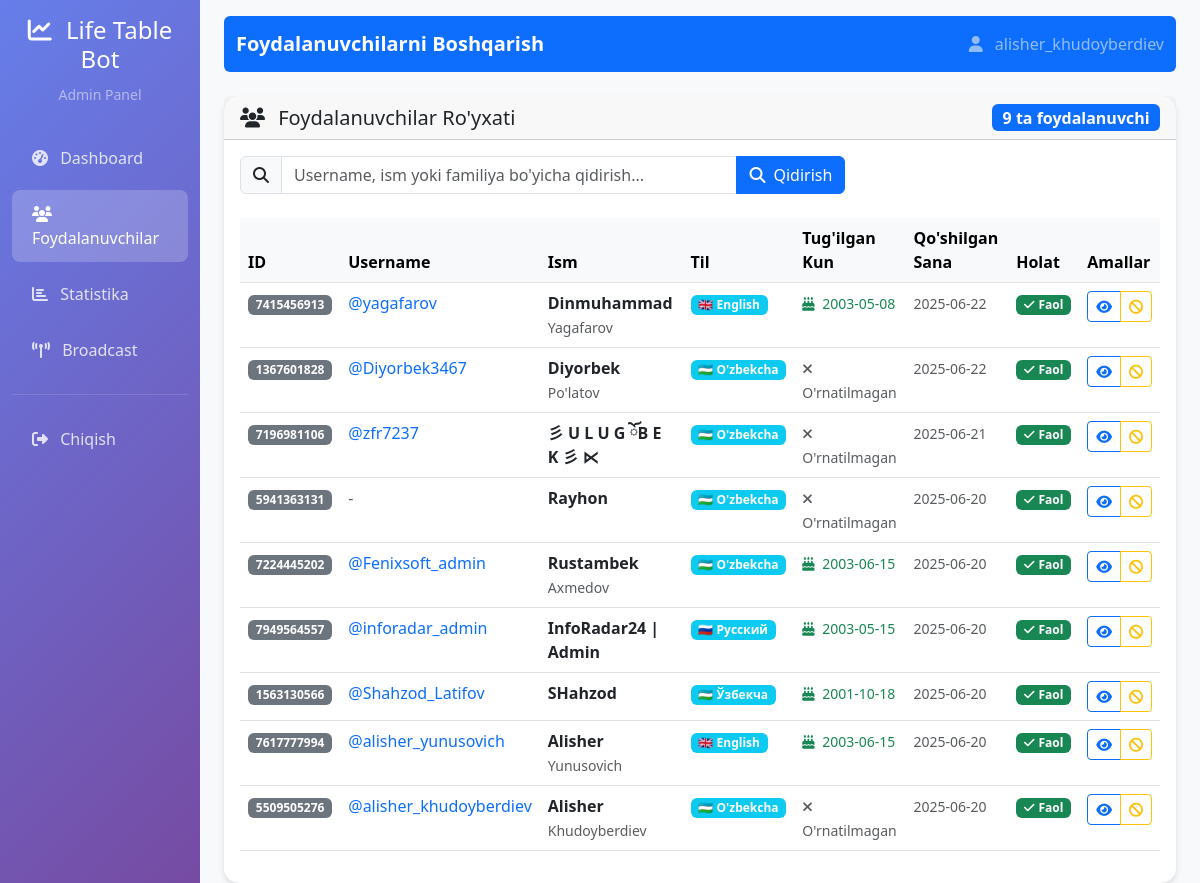
The app's page /users (signed in) with its own data.
### src/database/models.py (models this page shows)
class User(Base):
    __tablename__ = 'users'
    id = Column(Integer, primary_key=True)
    telegram_id = Column(Integer, unique=True, nullable=False)
    username = Column(String(100), nullable=True)
    first_name = Column(String(100), nullable=True)
    last_name = Column(String(100), nullable=True)
    language = Column(String(10), default='uz')
    join_date = Column(DateTime, default=datetime.utcnow)
    birthday = Column(DateTime, nullable=True)
    is_active = Column(Boolean, default=True)
    created_at = Column(DateTime, default=datetime.utcnow)
    updated_at = Column(DateTime, default=datetime.utcnow, onupdate=datetime.utcnow)

### web_admin/app.py (the view)
@app.route('/users')
@login_required
def users():
    page = request.args.get('page', 1, type=int)
    per_page = 20
    search = request.args.get('search', '')
    conn = get_bot_db()
    cursor = conn.cursor()
    if search:
        cursor.execute("""
            SELECT * FROM users
            WHERE username LIKE ? OR first_name LIKE ? OR last_name LIKE ?
            ORDER BY join_date DESC
            LIMIT ? OFFSET ?
        """, (f'%{search}%', f'%{search}%', f'%{search}%', per_page, (page - 1) * per_page))
    else:
        cursor.execute("""
            SELECT * FROM users
            ORDER BY join_date DESC
            LIMIT ? OFFSET ?
        """, (per_page, (page - 1) * per_page))
    users = cursor.fetchall()
    for user in users:
        user = dict(user)
        user['join_date'] = parse_date(user['join_date'])
        user['birthday'] = parse_date(user['birthday'])
    if search:
        cursor.execute("""
            SELECT COUNT(*) as count FROM users
            WHERE username LIKE ? OR first_name LIKE ? OR last_name LIKE ?
        """, (f'%{search}%', f'%{search}%', f'%{search}%'))
    else:
        cursor.execute("SELECT COUNT(*) as count FROM users")
    total = cursor.fetchone()['count']
    conn.close()
    return render_template('users.html',
                         users=users,
                         page=page,
                         per_page=per_page,
                         total=total,
                         search=search)

### web_admin/app.py (called while the page is built)
def login_required(f):
    @wraps(f)
    def decorated_function(*args, **kwargs):
        if 'admin_logged_in' not in session:
            return redirect(url_for('login'))
        return f(*args, **kwargs)
    return decorated_function

def get_bot_db():
    db_path = os.path.join(os.path.dirname(app.root_path), '..', 'bot_database.db')
    conn = sqlite3.connect(db_path)
    conn.row_factory = sqlite3.Row
    return conn

def parse_date(date_str):
    if not date_str: return None
    try:
        return datetime.fromisoformat(str(date_str).replace('Z', '+00:00'))
    except: return None

### web_admin/templates/users.html (shortened to what this page needs)
{% extends "base.html" %}
{% block page_title %}Foydalanuvchilarni Boshqarish{% endblock %}
{% block content %}
<div class="row">
    <div class="col-12">
        <div class="card">
            <div class="card-header">
                <div class="row align-items-center">
                    <div class="col">
                        <h5 class="card-title mb-0">
                            <i class="fas fa-users me-2"></i>
                            Foydalanuvchilar Ro'yxati
                        </h5>
                    </div>
                    <div class="col-auto">
                        <span class="badge bg-primary fs-6">{{ total }} ta foydalanuvchi</span>
                    </div>
                </div>
            </div>
            <div class="card-body">
                <form method="GET" class="mb-4">
                    <div class="row">
                        <div class="col-md-8">
                            <div class="input-group">
                                <span class="input-group-text">
                                    <i class="fas fa-search"></i>
                                </span>
                                <input type="text" class="form-control" name="search"
                                       value="{{ search }}" placeholder="Username, ism yoki familiya bo'yicha qidirish...">
                                <button class="btn btn-primary" type="submit">
                                    <i class="fas fa-search me-2"></i>Qidirish
                                </button>
                            </div>
                        </div>
                        <div class="col-md-4">
                        </div>
                    </div>
                </form>
                <div class="table-responsive">
                    <table class="table table-hover">
                        <thead class="table-light">
                            <tr>
                                <th>ID</th>
                                <th>Username</th>
                                <th>Ism</th>
                                <th>Til</th>
                                <th>Tug'ilgan Kun</th>
                                <th>Qo'shilgan Sana</th>
                                <th>Holat</th>
                                <th>Amallar</th>
                            </tr>
                        </thead>
                        <tbody>
                            {% for user in users %}
                            <tr>
                                <td>
                                    <span class="badge bg-secondary">{{ user.telegram_id }}</span>
                                </td>
                                <td>
                                    {% if user.username %}
                                        <a href="https://t.me/{{ user.username }}" target="_blank" class="text-decoration-none">
                                            @{{ user.username }}
                                        </a>
                                    {% else %}
                                        <span class="text-muted">-</span>
                                    {% endif %}
                                </td>
                                <td>
                                    {% if user.first_name %}
                                        <strong>{{ user.first_name }}</strong>
                                        {% if user.last_name %}
                                            <br><small class="text-muted">{{ user.last_name }}</small>
                                        {% endif %}
                                    {% else %}
                                        <span class="text-muted">-</span>
                                    {% endif %}
                                </td>
                                <td>
                                    {% set lang_names = {'uz': '🇺🇿 O\'zbekcha', 'uz_cyrl': '🇺🇿 Ўзбекча', 'ru': '🇷🇺 Русский', 'en': '🇬🇧 English'} %}
                                    <span class="badge bg-info">{{ lang_names.get(user.language, user.language) }}</span>
                                </td>
                                <td>
                                    {% if user.birthday %}
                                        <small class="text-success">
                                            <i class="fas fa-birthday-cake me-1"></i>
                                            {% if user.birthday is string %}
                                                {{ user.birthday[:10] if user.birthday else '-' }}
                                            {% else %}
                                                {{ user.birthday.strftime('%d.%m.%Y') if user.birthday else '-' }}
                                            {% endif %}
                                        </small>
                                    {% else %}
                                        <small class="text-muted">
                                            <i class="fas fa-times me-1"></i>
                                            O'rnatilmagan
                                        </small>
                                    {% endif %}
                                </td>
                                <td>
                                    <small class="text-muted">
                                        {% if user.join_date %}
                                            {% if user.join_date is string %}
                                                {{ user.join_date[:10] if user.join_date else '-' }}
                                            {% else %}
                                                {{ user.join_date.strftime('%d.%m.%Y %H:%M') if user.join_date else '-' }}
                                            {% endif %}
                                        {% else %}
                                            -
                                        {% endif %}
                                    </small>
                                </td>
                                <td>
                                    {% if user.is_active %}
                                        <span class="badge bg-success">
                                            <i class="fas fa-check me-1"></i>Faol
                                        </span>
                                    {% else %}
                                        <span class="badge bg-danger">
                                            <i class="fas fa-times me-1"></i>Faol emas
                                        </span>
                                    {% endif %}
                                </td>
                                <td>
                                    <div class="btn-group" role="group">
                                        <button type="button" class="btn btn-sm btn-outline-primary"
                                                onclick="viewUser({{ user.telegram_id }})"
                                                title="Batafsil ma'lumot">
                                            <i class="fas fa-eye"></i>
                                        </button>
                                        {% if user.is_active %}
                                            <button type="button" class="btn btn-sm btn-outline-warning"
                                                    onclick="toggleUserStatus({{ user.telegram_id }}, false)"
                                                    title="Faollikni o'chirish">
                                                <i class="fas fa-ban"></i>
                                            </button>
                                        {% else %}
                                            <button type="button" class="btn btn-sm btn-outline-success"
                                                    onclick="toggleUserStatus({{ user.telegram_id }}, true)"
                                                    title="Faollikni yoqish">
                                                <i class="fas fa-check"></i>
                                            </button>
                                        {% endif %}
                                    </div>
                                </td>
                            </tr>
                            {% endfor %}
                        </tbody>
                    </table>
                </div>
            </div>
        </div>
    </div>
</div>
{% endblock %}

### web_admin/templates/base.html (shortened to what this page needs)
<!DOCTYPE html>
<html lang="uz">
<head>
    <link href="https://cdn.jsdelivr.net/npm/bootstrap@5.3.0/dist/css/bootstrap.min.css" rel="stylesheet">
    <link href="https://cdnjs.cloudflare.com/ajax/libs/font-awesome/6.4.0/css/all.min.css" rel="stylesheet">
</head>
<body>
    <div class="container-fluid">
        <div class="row">
            <nav class="col-md-3 col-lg-2 d-md-block sidebar collapse">
                <div class="position-sticky pt-3">
                    <div class="text-center mb-4">
                        <h4 class="text-white">
                            <i class="fas fa-chart-line me-2"></i>
                            Life Table Bot
                        </h4>
                        <small class="text-white-50">Admin Panel</small>
                    </div>
                    <ul class="nav flex-column">
                        <li class="nav-item">
                            <a class="nav-link {% if request.endpoint == 'dashboard' %}active{% endif %}" href="{{ url_for('dashboard') }}">
                                <i class="fas fa-tachometer-alt me-2"></i>
                                Dashboard
                            </a>
                        </li>
                        <li class="nav-item">
                            <a class="nav-link {% if request.endpoint == 'users' %}active{% endif %}" href="{{ url_for('users') }}">
                                <i class="fas fa-users me-2"></i>
                                Foydalanuvchilar
                            </a>
                        </li>
                        <li class="nav-item">
                            <a class="nav-link {% if request.endpoint == 'statistics' %}active{% endif %}" href="{{ url_for('statistics') }}">
                                <i class="fas fa-chart-bar me-2"></i>
                                Statistika
                            </a>
                        </li>
                        <li class="nav-item">
                            <a class="nav-link {% if request.endpoint == 'broadcast' %}active{% endif %}" href="{{ url_for('broadcast') }}">
                                <i class="fas fa-broadcast-tower me-2"></i>
                                Broadcast
                            </a>
                        </li>
                    </ul>
                    <hr class="text-white-50">
                    <ul class="nav flex-column">
                        <li class="nav-item">
                            <a class="nav-link" href="{{ url_for('logout') }}">
                                <i class="fas fa-sign-out-alt me-2"></i>
                                Chiqish
                            </a>
                        </li>
                    </ul>
                </div>
            </nav>
            <main class="col-md-9 ms-sm-auto col-lg-10 px-md-4 main-content">
                <nav class="navbar navbar-expand-lg navbar-dark bg-primary rounded mb-4 mt-3">
                    <div class="container-fluid">
                        <span class="navbar-brand">
                            {% block page_title %}Admin Panel{% endblock %}
                        </span>
                        <div class="navbar-nav ms-auto">
                            <span class="navbar-text">
                                <i class="fas fa-user me-2"></i>
                                {{ session.get('admin_username', 'Admin') }}
                            </span>
                        </div>
                    </div>
                </nav>
                {% block content %}{% endblock %}
            </main>
        </div>
    </div>
</body>
</html>

### web_admin/templates/base.html (style rules this page uses)
.sidebar { min-height: 100vh; background: linear-gradient(135deg, #667eea 0%, #764ba2 100%); }
.sidebar .nav-link { color: rgba(255,255,255,0.8); padding: 12px 20px; margin: 4px 0; border-radius: 8px; transition: all 0.3s ease; }
.sidebar .nav-link.active { background: rgba(255,255,255,0.2); color: white; }
.main-content { background: #f8f9fa; min-height: 100vh; }
.card { border: none; border-radius: 15px; box-shadow: 0 4px 6px rgba(0,0,0,0.1); transition: transform 0.3s ease; }
.navbar-brand { font-weight: bold; color: white !important; }

### records on screen
User: get "alisher_khudoyberdiev", telegram_id "5509505276", username "alisher_khudoyberdiev", first_name "Alisher", last_name "Khudoyberdiev", get "🇺🇿 O'zbekcha", shows "O'rnatilmagan", join_date "2025-06-20", is_active True (drawn)
User: telegram_id "7415456913", username "yagafarov", first_name "Dinmuhammad", last_name "Yagafarov", get "🇬🇧 English", birthday "2003-05-08", join_date "2025-06-22", is_active True (drawn)
User: telegram_id "1367601828", username "Diyorbek3467", first_name "Diyorbek", last_name "Po'latov", get "🇺🇿 O'zbekcha", shows "O'rnatilmagan", join_date "2025-06-22", is_active True (drawn)
User: telegram_id "7196981106", username "zfr7237", first_name "彡 U L U G ོB E K 彡 ⋉", get "🇺🇿 O'zbekcha", shows "O'rnatilmagan", join_date "2025-06-21", is_active True (drawn)
User: telegram_id "5941363131", first_name "Rayhon", get "🇺🇿 O'zbekcha", shows "O'rnatilmagan", join_date "2025-06-20", is_active True (drawn)
User: telegram_id "7224445202", username "Fenixsoft_admin", first_name "Rustambek", last_name "Axmedov", get "🇺🇿 O'zbekcha", birthday "2003-06-15", join_date "2025-06-20", is_active True (drawn)
User: telegram_id "7949564557", username "inforadar_admin", first_name "InfoRadar24 | Admin", get "🇷🇺 Русский", birthday "2003-05-15", join_date "2025-06-20", is_active True (drawn)
User: telegram_id "1563130566", username "Shahzod_Latifov", first_name "SHahzod", get "🇺🇿 Ўзбекча", birthday "2001-10-18", join_date "2025-06-20", is_active True (drawn)
User: telegram_id "7617777994", username "alisher_yunusovich", first_name "Alisher", last_name "Yunusovich", get "🇬🇧 English", birthday "2003-06-15", join_date "2025-06-20", is_active True (drawn)

### other values on screen
{{ total }} "9"
